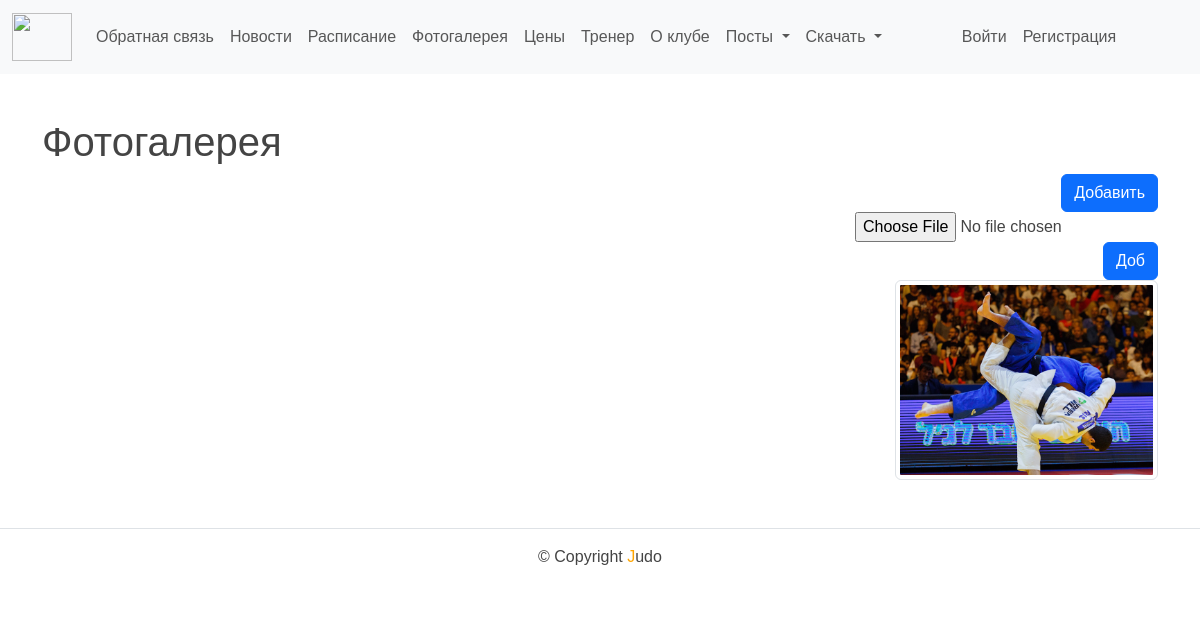
/photo/, run on an earlier commit of the app's database.
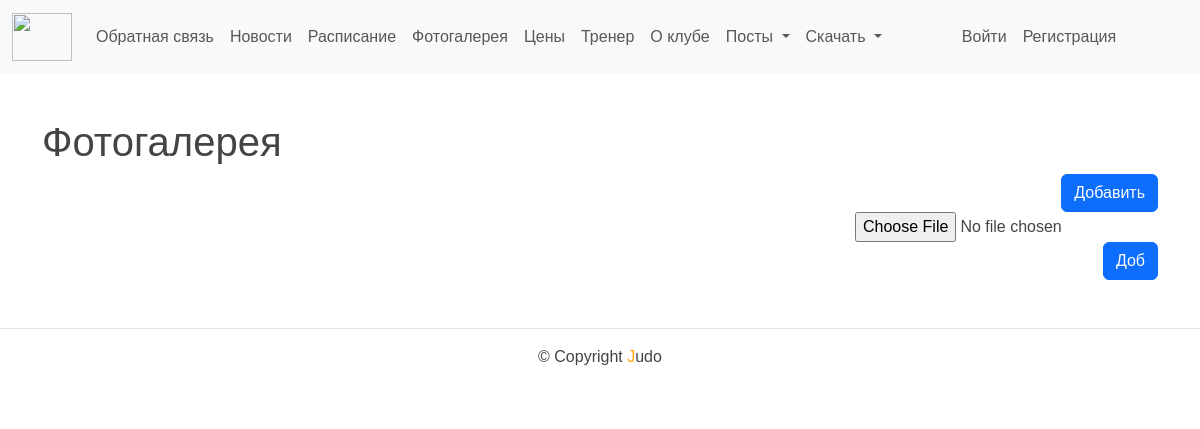
And on a later commit of the database.
### backend/models.py (models this page shows)
class PostsPhoto(models.Model):
    photo = models.ImageField(upload_to="photos/%Y/%m/%d/")
    time_create = models.DateTimeField(auto_now_add=True)
    time_update = models.DateTimeField(auto_now=True)
    is_published = models.BooleanField(default=True)
    class Meta:
        verbose_name = 'Фотографии'
        verbose_name_plural = 'Фотографии'
        ordering = ['time_create', ]

### backend/views.py (the view)
# urls.py: path('photo/', photo, name='photo'),
def photo(request):
    form = PhotoForm(
            request.POST,
            files=request.FILES or None
        )
    photo = PostsPhoto.objects.all()
    paginator = Paginator(photo, 8)
    page_number = request.GET.get('page')
    page_obj = paginator.get_page(page_number)
    return render(request, 'backend/photo.html', {'menu': menu, 'title': 'Фотогалерея', 'page_obj': page_obj, 'form': form})

### backend/forms.py
class PhotoForm(forms.ModelForm):
    class Meta:
        model = PostsPhoto
        fields = ['photo']

### templates/backend/photo.html (shortened to what this page needs)
{% extends 'base.html' %}
{% block content %}
<h1>{{ title }}</h1>
<div class="raz">
    <a class="btn btn-primary" href="#" role="button">Добавить</a>
<div>
    {% for field in form %}
    {{ field}}
    {% endfor %}
    <div class="d-flex justify-content-end">
              <button type="submit" class="btn btn-primary">
                  Доб
              </button>
            </div>
<div class="glightbox">
    {% for p in page_obj %}
    <div class="img">
      {% if p.photo %}
          <a href="{{p.photo.url}}">
            <img src="{{p.photo.url}}" class="img-thumbnail" alt="image"/>
          </a>
      {% endif %}
    </div>
    {% endfor %}
</div>
{% endblock %}

What changed in the data, as far as the page shows it:
removed PostsPhoto: photo (picture)
